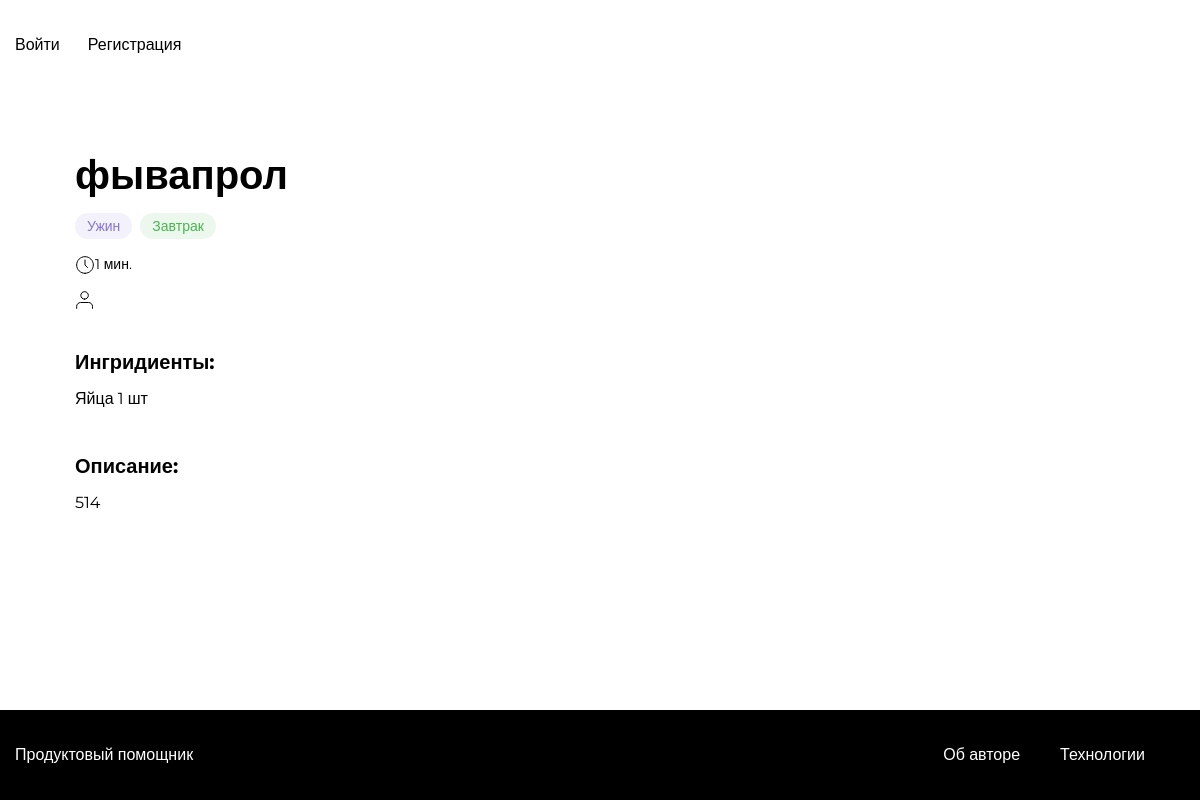
The app's page /recipe/2/ with its own data.
### recipe/models.py (models this page shows, shortened)
class Recipe(models.Model):
    author = models.ForeignKey(User, on_delete=models.CASCADE)
    name = models.CharField(max_length=50, verbose_name = 'Название рецепта')
    description = models.TextField(verbose_name = 'Текст')
    pub_date = models.DateTimeField('Дата публикации', auto_now_add=True)
    image = models.ImageField(upload_to='recipes/', blank=True, null=True)
    time = models.PositiveIntegerField(verbose_name = 'Время приготовления')
    tags = models.ManyToManyField(Tag, verbose_name = 'Тег')
    ingredients = models.ManyToManyField(Product, through = Ingredient, verbose_name = 'Ингредиент блюда')

class Tag(models.Model):
    tag = models.CharField(max_length=50, verbose_name = 'Тэг')
    def __str__(self):
        return self.tag

class Ingredient(models.Model):
    product = models.ForeignKey(Product, on_delete=models.CASCADE, verbose_name = 'Ингредиент')
    quantity = models.IntegerField(verbose_name = 'Вес')
    recipe = models.ForeignKey('Recipe', on_delete=models.CASCADE, related_name = 'quantity', verbose_name = 'Рецепт')

class Product(models.Model):
    title = models.CharField(max_length=50, verbose_name = 'Название')
    dimension = models.CharField(max_length=20, verbose_name = 'Единицы измерения')

### recipe/views.py (the view)
# urls.py: path('recipe/<int:recipe_id>/', views.recipe_view, name='recipe_view')
def recipe_view(request, recipe_id):
    recipe = get_object_or_404(Recipe, pk=recipe_id)
    return render(request, 'recipe/singlePage.html', {'recipe': recipe})

### recipe/templates/recipe/singlePage.html (shortened to what this page needs)
{% extends "recipe/base.html" %}
{% load static %}
{% block css %}
    <link rel="stylesheet" href="{% static '/pages/single.css' %}">
{% endblock css %}
{% block content %}
{% load thumbnail %}
<div class="single-card" data-id="{{ recipe.id }}" data-author="{{ recipe.author.id }}">
            <div class="single-card__info">
                <div class="single-card__header-info">
                    <h1 class="single-card__title">{{ recipe.name }}</h1>
                </div>
                <ul class="single-card__items">
                {% for tag in recipe.tags.all %}
                        {% if tag.tag == 'Завтрак' %}
                        <li class="single-card__item"><span class="badge badge_style_green">{{ tag }}</span></li>
                        {% elif tag.tag == 'Обед' %}
                        <li class="single-card__item"><span class="badge badge_style_orange">{{ tag }}</span></li>
                        {% else %}
                        <li class="single-card__item"><span class="badge badge_style_purple">{{ tag }}</span></li>
                        {% endif %}
                {% endfor %}
                </ul>
                <div class="single-card__items single-card__items_column">
                    <p class="single-card__text"><span class="icon-time"></span>{{ recipe.time }} мин.</p>
                    <ul class="single-card__items">
                        <li class="single-card__item"><p class="single-card__text"><span class="icon-user"></span>{{ recipe.author.first_name }} {{ recipe.author.last_name }}</p></li>
                    </ul>
                </div>
                <div class="single-card__section">
                    <h3 class="single-card__section-title">Ингридиенты:</h3>
                    <div class="single-card__items single-card__items_column">
                        {% for ingredient in recipe.quantity.all %}
                        <p class=" single-card__section-item">{{ ingredient.product.title }} {{ ingredient.quantity }} {{ ingredient.product.dimension }}</p>
                        {% endfor %}
                    </div>
                </div>
                <div class="single-card__section">
                    <h3 class="single-card__section-title">Описание:</h3>
                    <p class=" single-card__section-text">{{ recipe.description }}</p>
                </div>
            </div>
        </div>
{% endblock content %}

### recipe/static/pages/single.css (style rules this page uses)
* { box-sizing: border-box; }
html, body { min-height: 100%; }

### recipe/static/blocks/single-card/single-card.css (style rules this page uses)
.single-card { display: flex; justify-content: space-between; }

### recipe/static/blocks/single-card/__title/single-card__title.css (style rules this page uses)
.single-card__title { font-family: 'Montserrat', sans-serif; font-style: normal; font-weight: bold; font-size: 40px; line-height: 49px; color: #000000; margin: 0; }

### recipe/static/blocks/single-card/__info/single-card__info.css (style rules this page uses)
.single-card__info { display: flex; flex-direction: column; width: 100%; padding-left: 60px; }

### recipe/static/blocks/single-card/__header-info/single-card__header-info.css (style rules this page uses)
.single-card__header-info { display: flex; justify-content: space-between; margin: 0 0 18px; }

### recipe/static/blocks/single-card/__items/single-card__items.css (style rules this page uses)
.single-card__items { display: flex; flex-direction: row; list-style: none; padding: 0; margin: 0 0 20px; }

### recipe/static/blocks/single-card/__item/single-card__item.css (style rules this page uses)
.single-card__item { margin-right: 8px; height: 100%; }

### recipe/static/blocks/single-card/__text/single-card__text.css (style rules this page uses)
.single-card__text { font-family: 'Montserrat', sans-serif; font-style: normal; font-weight: normal; font-size: 14px; line-height: 17px; color: #000000; margin: 0 0 15px; padding: 0; }
.single-card__text:last-child { margin-bottom: 0; }

### recipe/static/blocks/single-card/__items/_column/single-card__items_column.css (style rules this page uses)
.single-card__items_column { flex-direction: column; max-height: 129px; flex-wrap: wrap; }

### recipe/static/blocks/single-card/__section/single-card__section.css (style rules this page uses)
.single-card__section { margin: 0 0 22px; }
.single-card__section:last-child { margin: 0; }

### recipe/static/blocks/single-card/__section-title/single-card__section-title.css (style rules this page uses)
.single-card__section-title { font-family: 'Montserrat', sans-serif; font-style: normal; font-weight: bold; font-size: 20px; line-height: 24px; color: #000000; margin: 0 0 12px; }

### recipe/static/blocks/single-card/__section-text/single-card__section-text.css (style rules this page uses)
.single-card__section-text { font-size: 16px; line-height: 26px; font-family: 'Montserrat', sans-serif; font-style: normal; font-weight: normal; color: #000000; margin: 0 0 27px; padding: 0; }

### recipe/static/blocks/single-card/__section-item/single-card__section-item.css (style rules this page uses)
.single-card__section-item { font-size: 16px; line-height: 26px; font-family: 'Montserrat', sans-serif; font-style: normal; font-weight: normal; color: #000000; margin: 0; padding: 0; width: max-content; }

### recipe/static/blocks/badge/badge.css (style rules this page uses)
.badge { color: #fff; background: #ddd; border-radius: 24px; padding: 4px 12px; font-style: normal; font-weight: 500; font-size: 14px; line-height: 17px; font-family: 'Montserrat', sans-serif; }

### recipe/static/blocks/badge/_style/badge_style_green.css (style rules this page uses)
.badge_style_green { background: rgba(73, 182, 78, 0.1); color: #49B64E; }

### recipe/static/blocks/badge/_style/badge_style_purple.css (style rules this page uses)
.badge_style_purple { background: rgba(135, 117, 210, 0.1); color: #8775D2; }

### records on screen
Recipe: name "фывапрол", time "1", description "514"
Tag: tag "Ужин"
Tag: tag "Завтрак"
Ingredient: product "Яйца", quantity "1", product.dimension "шт"
